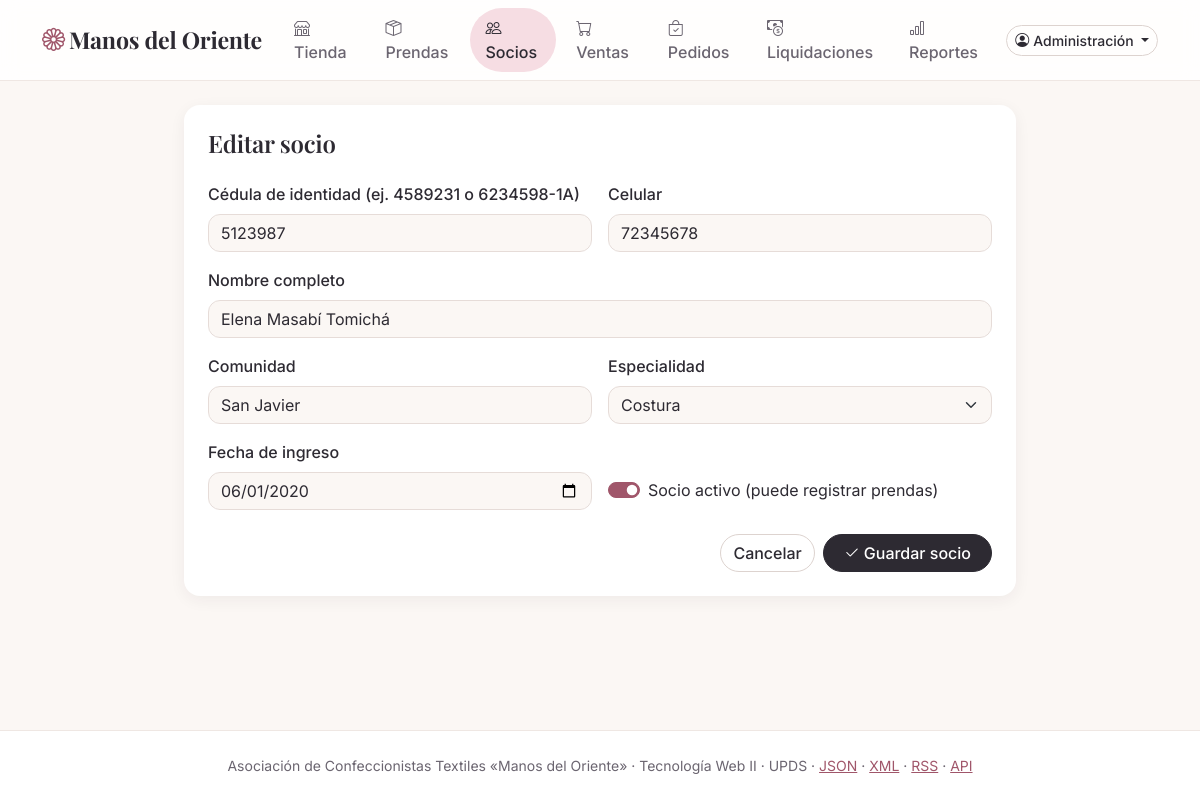
The page /socio_form.php?id=2 (signed in) on the database its author committed.
### tables this page shows
CREATE TABLE socios (
    id             INT UNSIGNED  NOT NULL AUTO_INCREMENT,
    ci             VARCHAR(13)   NOT NULL COMMENT 'Cédula de identidad, con complemento opcional (1234567-1A)',
    nombre         VARCHAR(80)   NOT NULL,
    telefono       CHAR(8)       NOT NULL COMMENT 'Celular boliviano: 8 dígitos, empieza en 6 o 7',
    comunidad      VARCHAR(60)   NOT NULL,
    especialidad   ENUM('Costura', 'Bordado', 'Tejido', 'Estampado') NOT NULL,
    fecha_ingreso  DATE          NOT NULL,
    activo         TINYINT(1)    NOT NULL DEFAULT 1,
    creado_en      TIMESTAMP     NOT NULL DEFAULT CURRENT_TIMESTAMP,
    actualizado_en TIMESTAMP     NOT NULL DEFAULT CURRENT_TIMESTAMP ON UPDATE CURRENT_TIMESTAMP,
    PRIMARY KEY (id),
    UNIQUE KEY uq_socios_ci (ci),
    KEY ix_socios_nombre (nombre),
    CONSTRAINT ck_socios_telefono CHECK (telefono REGEXP '^[67][0-9]{7}$')
);

### src/funciones.php (called while the page is built, shortened)
<?php
function e(string $texto): string
{
    return htmlspecialchars($texto, ENT_QUOTES | ENT_SUBSTITUTE, 'UTF-8');
}
function texto(array $origen, string $clave, string $porDefecto = ''): string
{
    $valor = $origen[$clave] ?? $porDefecto;
    return is_string($valor) ? trim($valor) : $porDefecto;
}
function es_parcial(): bool
{
    return ($_SERVER['HTTP_X_PARCIAL'] ?? '') === '1';
}

### src/Repositorio/SocioRepositorio.php (called while the page is built, shortened)
<?php
final class SocioRepositorio
{
    public function buscarPorId(int $id): ?Socio
    {
        $consulta = $this->pdo->prepare('SELECT ' . self::COLUMNAS . ' FROM socios s WHERE s.id = :id');
        $consulta->execute(['id' => $id]);
        $fila = $consulta->fetch();
        return $fila === false ? null : self::hidratar($fila);
    }
    public static function hidratar(array $fila, string $prefijo = ''): Socio
    {
        return new Socio(
            ci: $fila[$prefijo . 'ci'],
            nombre: $fila[$prefijo . 'nombre'],
            telefono: $fila[$prefijo . 'telefono'],
            comunidad: $fila[$prefijo . 'comunidad'],
            especialidad: $fila[$prefijo . 'especialidad'],
            fechaIngreso: $fila[$prefijo . 'fecha_ingreso'],
            activo: (bool) $fila[$prefijo . 'activo'],
            id: (int) $fila[$prefijo . 'id'],
        );
    }
}

### src/Conexion.php (called while the page is built, shortened)
<?php
final class Conexion
{
    private static ?PDO $pdo = null;
    public static function obtener(): PDO
    {
        return self::$pdo ??= self::crear(configuracion_bd());
    }
    public static function crear(array $bd, bool $conBase = true): PDO
    {
        $dsn = "mysql:host={$bd['host']};port={$bd['puerto']};charset=utf8mb4" . ($conBase ? ";dbname={$bd['nombre']}" : '');
        $pdo = new PDO($dsn, $bd['usuario'], $bd['clave'], [
            PDO::ATTR_ERRMODE => PDO::ERRMODE_EXCEPTION,
            PDO::ATTR_DEFAULT_FETCH_MODE => PDO::FETCH_ASSOC,
            PDO::ATTR_EMULATE_PREPARES => false,
        ]);
        $pdo->exec("SET time_zone = '-04:00'");
        return $pdo;
    }
}

### plantillas/campos.php (the view, shortened to what this page needs)
<?php
function atributos_error(string $nombre, array $errores): string
{
    return isset($errores[$nombre]) ? " aria-invalid=\"true\" aria-describedby=\"f-$nombre-error\"" : '';
}
function clase_control(string $nombre, array $errores, string $base = 'form-control'): string
{
    return $base . (isset($errores[$nombre]) ? ' is-invalid' : '');
}
function mensaje_error(string $nombre, array $errores): string
{
    return isset($errores[$nombre]) ? "<span class=\"error invalid-feedback d-block\" id=\"f-$nombre-error\">" . e($errores[$nombre]) . '</span>' : '';
}
function campo(string $nombre, string $etiqueta, array $datos, array $errores, string $tipo = 'text', string $extra = '', int $columnas = 12): void
{
    echo "<div class=\"col-md-$columnas\"><label class=\"form-label\" for=\"f-$nombre\">$etiqueta</label>"
        . "<input id=\"f-$nombre\" class=\"" . clase_control($nombre, $errores) . "\" name=\"$nombre\" type=\"$tipo\" value=\"" . e((string) ($datos[$nombre] ?? '')) . "\" $extra"
        . atributos_error($nombre, $errores) . '>' . mensaje_error($nombre, $errores) . '</div>';
}

### public/socio_form.php (shortened to what this page needs)
<?php
$repo = new SocioRepositorio(Conexion::obtener());
$idTexto = texto($_GET, 'id');
$id = null;
$datos = ['ci' => '', 'nombre' => '', 'telefono' => '', 'comunidad' => '', 'especialidad' => '', 'fecha_ingreso' => date('Y-m-d'), 'activo' => '1'];
if ($idTexto !== '') {
    $id = filter_var($idTexto, FILTER_VALIDATE_INT, ['options' => ['min_range' => 1]]) ?: null;
    $actual = $id === null ? null : $repo->buscarPorId($id);
    $datos = ['ci' => $actual->ci, 'nombre' => $actual->nombre, 'telefono' => $actual->telefono, 'comunidad' => $actual->comunidad,
        'especialidad' => $actual->especialidad, 'fecha_ingreso' => $actual->fechaIngreso, 'activo' => $actual->activo ? '1' : ''];
}
$errores = [];
$titulo = $id === null ? 'Nuevo socio' : 'Editar socio';
$accion = '/socio_form.php' . ($id === null ? '' : '?id=' . $id);
require __DIR__ . '/../plantillas/cabecera.php';
if (!es_parcial()) {
    echo '<div class="card shadow-sm border-0 mx-auto formulario-pagina"><div class="card-body p-4"><h1 class="h4 mb-4">' . e($titulo) . '</h1>';
}
require __DIR__ . '/../plantillas/formulario_socio.php';
if (!es_parcial()) {
    echo '</div></div>';
}
require __DIR__ . '/../plantillas/pie.php';

### plantillas/formulario_socio.php (shortened to what this page needs)
<?php
require_once __DIR__ . '/campos.php';
?>
<form method="post" action="<?= e($accion) ?>" class="ficha" novalidate>
  <div class="row g-3">
    <?php campo('ci', 'Cédula de identidad (ej. 4589231 o 6234598-1A)', $datos, $errores, 'text', 'maxlength="13" required autocomplete="off"', 6); ?>
    <div class="col-md-6">
      <label class="form-label" for="f-especialidad">Especialidad</label>
      <select id="f-especialidad" class="<?= clase_control('especialidad', $errores, 'form-select') ?>" name="especialidad" required<?= atributos_error('especialidad', $errores) ?>>
        <?php foreach (Socio::ESPECIALIDADES as $esp): ?>
          <option value="<?= e($esp) ?>"<?= $datos['especialidad'] === $esp ? ' selected' : '' ?>><?= e($esp) ?></option>
        <?php endforeach; ?>
      </select>
    </div>
    <div class="col-md-6 d-flex align-items-end">
      <div class="form-check form-switch mb-2">
        <input class="form-check-input" type="checkbox" role="switch" id="f-activo" name="activo" value="1"<?= $datos['activo'] === '1' ? ' checked' : '' ?>>
        <label class="form-check-label" for="f-activo">Socio activo (puede registrar prendas)</label>
      </div>
    </div>
  </div>
  <div class="d-flex justify-content-end gap-2 mt-4">
    <a class="btn btn-outline-secondary" href="/socios.php" data-cerrar>Cancelar</a>
    <button type="submit" class="btn btn-marca"><i class="bi bi-check2 me-1"></i>Guardar socio</button>
  </div>
</form>

### public/css/estilo.css (style rules this page uses)
:root { --crema: #fbf7f4; --tinta: #2d2a32; --tinta-suave: #6b6570; --rosa: #f6dde3; --rosa-medio: #ebbcc6; --rosa-texto: #a0566a; --lavanda: #e9e3f5; --menta: #dff1e8; --durazno: #fde8db; --salvia: #4c7a69; --borde: #efe7e3; --bs-body-bg: var(--crema); --bs-body-color: var(--tinta); --bs-body-font-family: "Inter", "Segoe UI", system-ui, sans-serif; --bs-link-color-rgb: 160, 86, 106; --bs-link-hover-color-rgb: 45, 42, 50; --bs-border-color: var(--borde); --bs-border-radius: .75rem; --bs-secondary-color: var(--tinta-suave); }
h1, h2, .h1, .h2, .h3, .display-6, .navbar-brand, .modal-title { font-family: "Playfair Display", Georgia, serif; letter-spacing: -.01em; }
.btn { border-radius: 50rem; font-weight: 500; }
.btn-marca { --bs-btn-color: #fff; --bs-btn-bg: var(--tinta); --bs-btn-border-color: var(--tinta); --bs-btn-hover-color: #fff; --bs-btn-hover-bg: #4a4452; --bs-btn-hover-border-color: #4a4452; --bs-btn-active-bg: #1f1c23; --bs-btn-active-border-color: #1f1c23; --bs-btn-disabled-bg: var(--tinta); --bs-btn-disabled-border-color: var(--tinta); padding-inline: 1.25rem; }
.btn-outline-secondary { --bs-btn-color: var(--tinta); --bs-btn-border-color: #ddd3cf; --bs-btn-hover-bg: var(--crema); --bs-btn-hover-color: var(--tinta); --bs-btn-hover-border-color: #cfc3be; --bs-btn-active-bg: var(--rosa); --bs-btn-active-color: var(--tinta); }
.form-control, .form-select, .input-group-text { border-color: #e6dcd8; }
.form-check-input:checked { background-color: var(--rosa-texto); border-color: var(--rosa-texto); }
.form-label { font-weight: 500; }
.card { --bs-card-bg: #fff; --bs-card-border-radius: 1rem; }
.shadow-sm { box-shadow: 0 .25rem 1rem rgba(45, 42, 50, .06) !important; }
.formulario-pagina { max-width: 52rem; }

### rows shown on the page
socios: id "Editar socio", ci "5123987", telefono "72345678", nombre "Elena Masabí Tomichá", comunidad "San Javier", fecha_ingreso "06/01/2020", activo "☑"

### other values the page prints
NOMBRE_TIENDA "Manos del Oriente"
$texto "Tienda"
$texto "Prendas"
$texto "Socios"
$texto "Ventas"
$texto "Pedidos"
$texto "Liquidaciones"
$texto "Reportes"
$usuarioSesion->nombre "Administración"
$etiqueta "Cédula de identidad (ej. 4589231 o 6234598-1A) Celular Nombre completo Comunidad Fecha de ingreso"
NOMBRE_ASOCIACION "Asociación de Confeccionistas Textiles «Manos del Oriente»"
form field especialidad "Costura"
